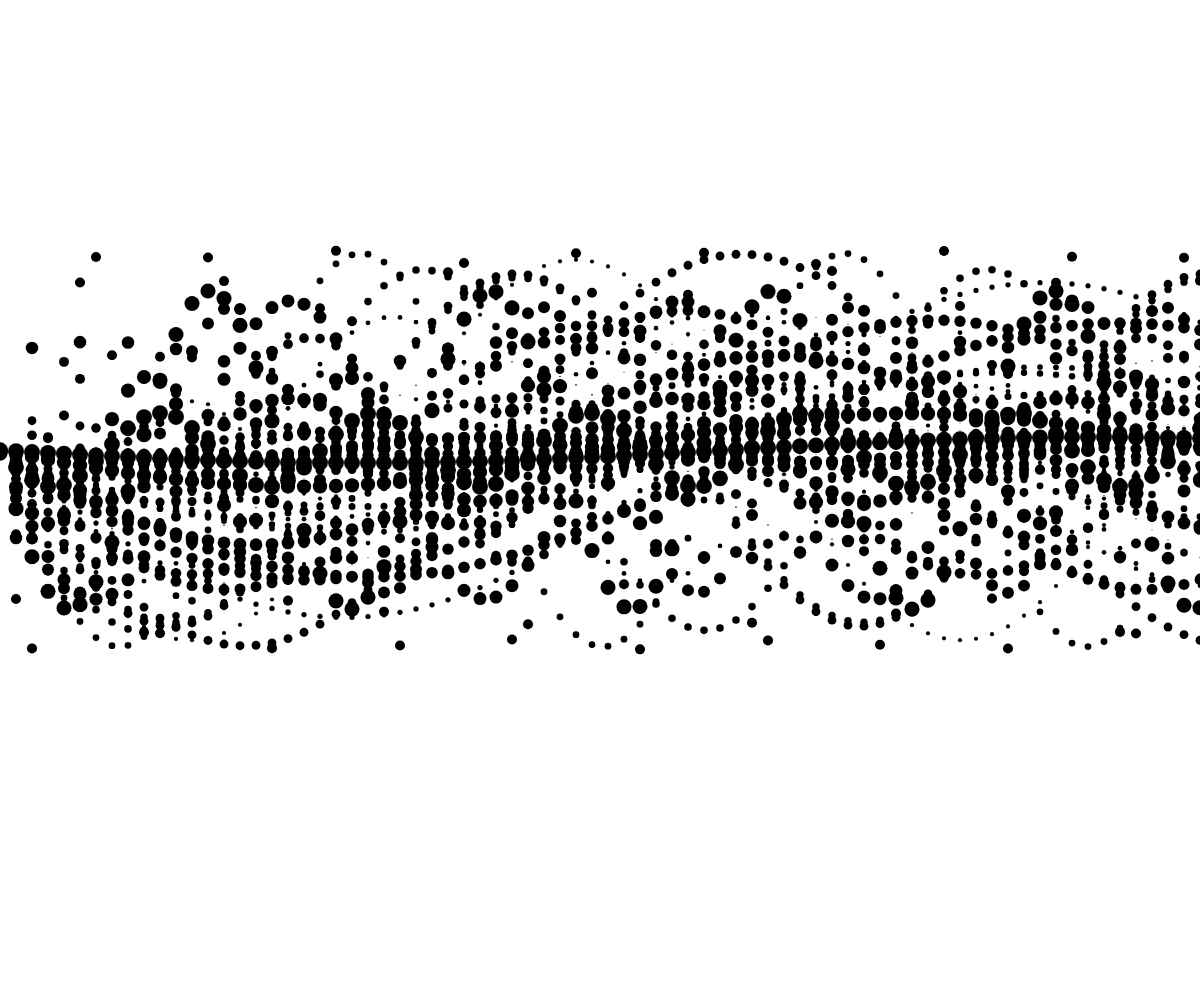
Frame 1 (no input)
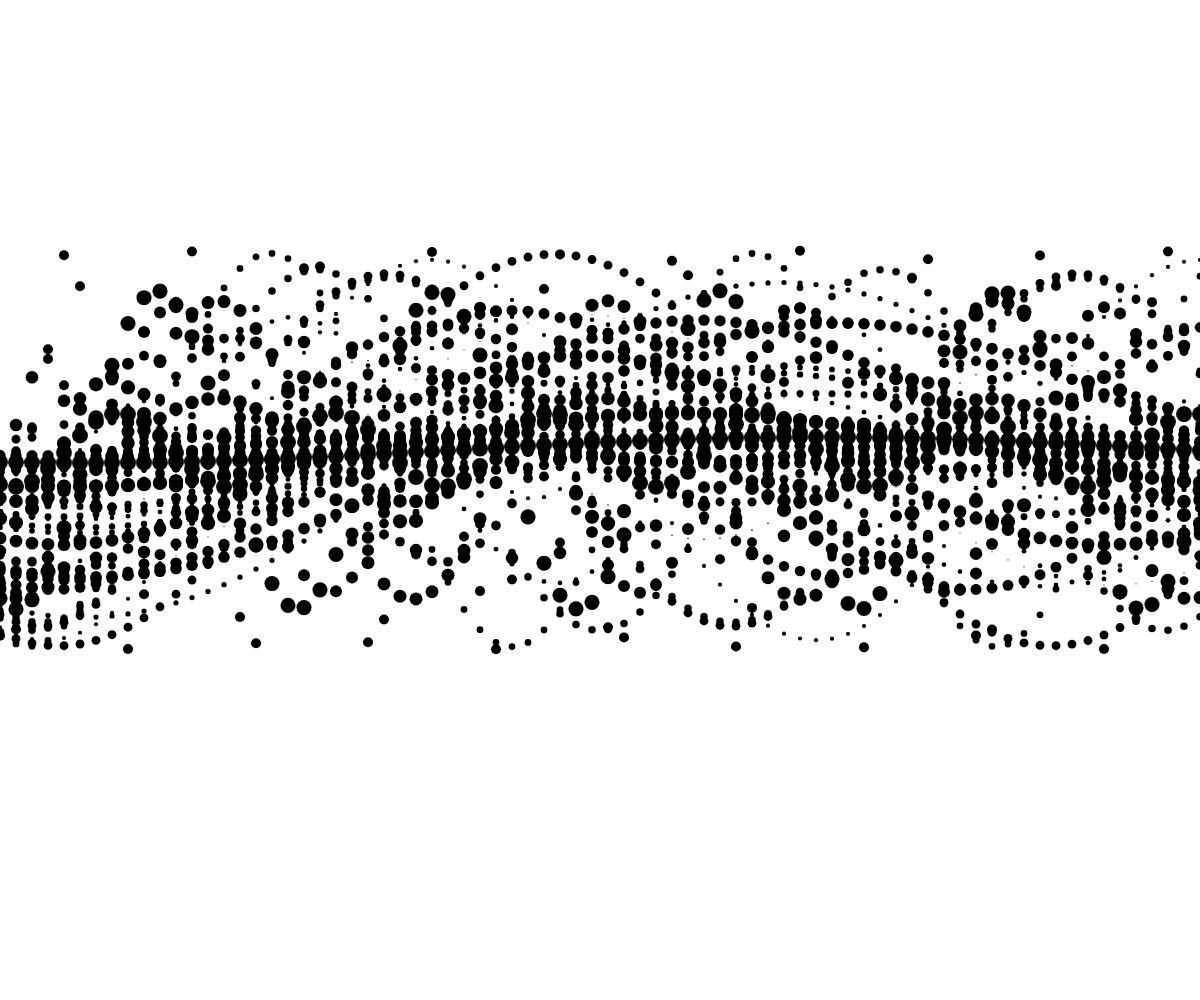
Frame 60 (no input)
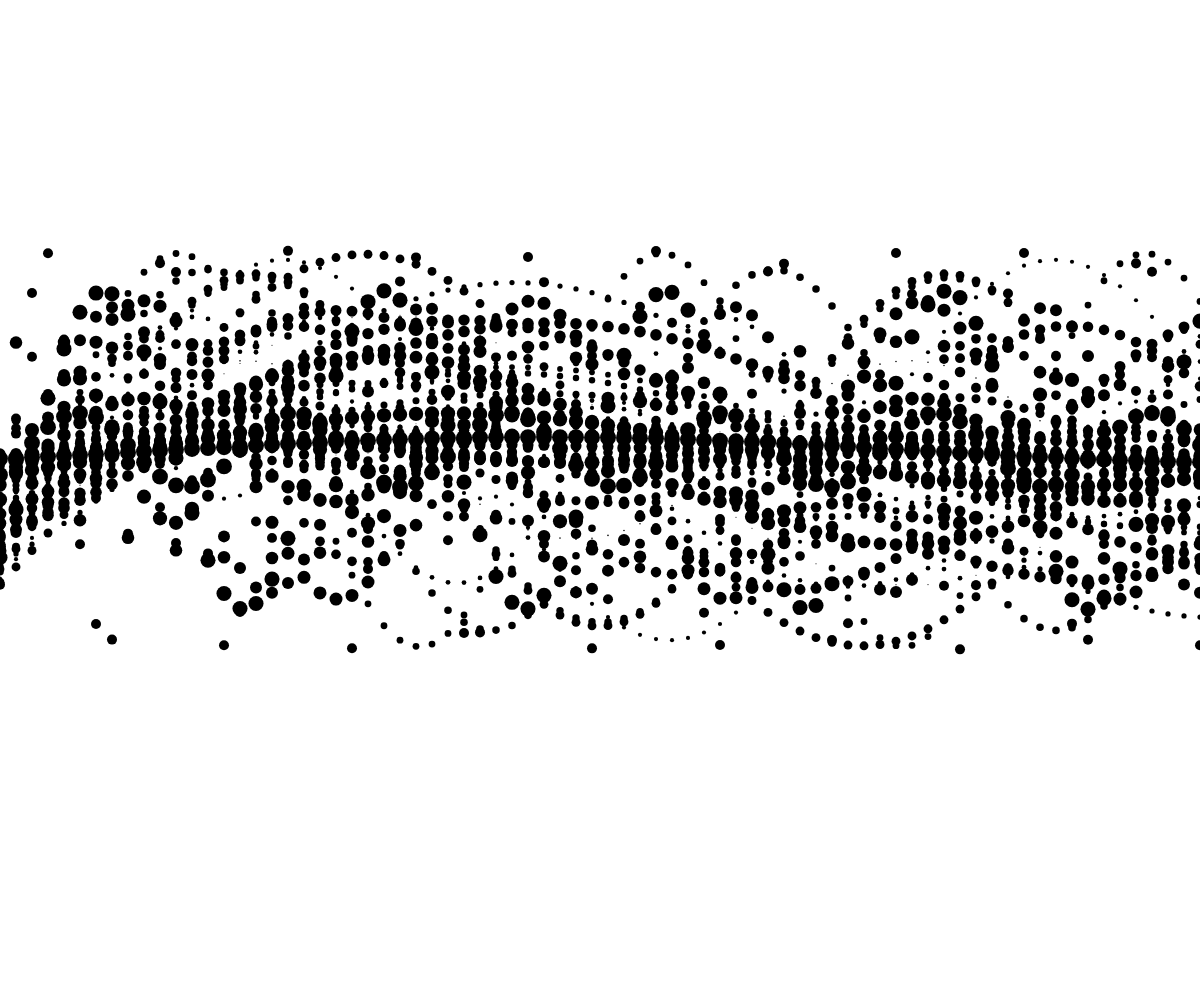
Frame 120 (the mouse pressed at the canvas centre since frame 60)

The p5.js sketch that drew these frames (run headless with seeded random() and noise() and a simulated clock; from frame 60 on, the mouse is pressed at the canvas centre):

// p5.js sketch
// ── sketch.js
var waves = new Array(50);

function setup() {
  createCanvas(window.innerWidth, window.innerHeight);

  for (var i = waves.length - 1; i >= 0; i--) {
  	waves[i] = new Wave(random(200), random(1500), random(16));
  }
}

function draw() {
  background(255);
  for (var i = waves.length - 1; i >= 0; i--) {
  	waves[i].calcWave();
  	waves[i].renderWave();
  }
}

function Wave(_a, _p, _s) {
	var self = this;

	self.xspacing = 16;   // How far apart should each horizontal location be spaced
	self.w = window.innerWidth+16;              // Width of entire wave

	self.theta = 0.0;  // Start angle at 0
	self.amplitude = _a;  // Height of wave
	self.period = _p;  // How many pixels before the wave repeats
	self.dx = (Math.PI*2 / self.period) * self.xspacing;  // Value for incrementing X, a function of period and xspacing
	self.yvalues = new Array(Math.round(self.w/self.xspacing));  // Using an array to store height values for the wave
	self.size = _s;


self.calcWave = function() {
  // Increment theta (try different values for 'angular velocity' here
  self.theta += 0.02;

  // For every x value, calculate a y value with sine function
  var x = self.theta;
  for (var i = 0; i < self.yvalues.length; i++) {
    self.yvalues[i] = Math.sin(x)*self.amplitude;
    x+=self.dx;
  }
}

self.renderWave = function() {
  noStroke();
  fill(0);
  // A simple way to draw the wave with an ellipse at each location
  for (var x = 0; x < self.yvalues.length; x++) {
    ellipse(x*self.xspacing, (height/2-50)+self.yvalues[x], self.size, self.size);
  }
}

}
